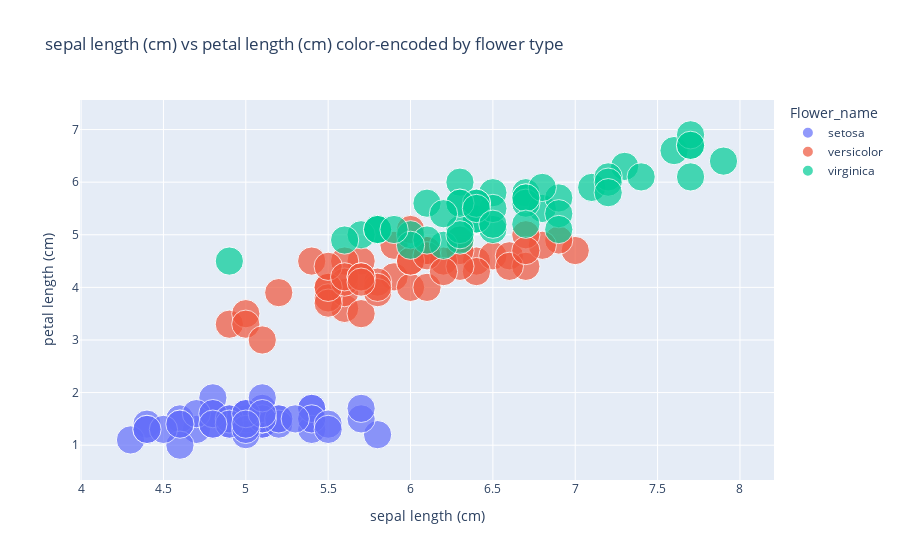

The notebook cell this image was saved under:
### Code cell
#Here we are going to draw scatter plot.
chart1 = px.scatter(iris_df,
                    x="sepal length (cm)",
                    y="petal length (cm)",
                    size=[.1]*150,
                    color="Flower_name",
                    title="sepal length (cm) vs petal length (cm) color-encoded by flower type"
                   )
chart1.show()

### Figure 1 — Plotly figure (JSON) as saved in the notebook; plotly's stock layout.template omitted (floating-point values rounded to 4 significant figures)
{"data": [{"hovertemplate": "Flower_name=setosa<br>sepal length (cm)=%{x}<br>petal length (cm)=%{y}<br>size=%{marker.size}<extra></extra>", "legendgroup": "setosa", "marker": {"color": "#636efa", "size": [0.1, 0.1, 0.1, 0.1, 0.1, 0.1, 0.1, 0.1, 0.1, 0.1, 0.1, 0.1, 0.1, 0.1, 0.1, 0.1, 0.1, 0.1, 0.1, 0.1, 0.1, 0.1, 0.1, 0.1, 0.1, 0.1, 0.1, 0.1, 0.1, 0.1, 0.1, 0.1, 0.1, 0.1, 0.1, 0.1, 0.1, 0.1, 0.1, 0.1, 0.1, 0.1, 0.1, 0.1, 0.1, 0.1, 0.1, 0.1, 0.1, 0.1], "sizemode": "area", "sizeref": 0.00025, "symbol": "circle"}, "mode": "markers", "name": "setosa", "orientation": "v", "showlegend": true, "type": "scatter", "x": [5.1, 4.9, 4.7, 4.6, 5, 5.4, 4.6, 5, 4.4, 4.9, 5.4, 4.8, 4.8, 4.3, 5.8, 5.7, 5.4, 5.1, 5.7, 5.1, 5.4, 5.1, 4.6, 5.1, 4.8, 5, 5, 5.2, 5.2, 4.7, 4.8, 5.4, 5.2, 5.5, 4.9, 5, 5.5, 4.9, 4.4, 5.1, 5, 4.5, 4.4, 5, 5.1, 4.8, 5.1, 4.6, 5.3, 5], "xaxis": "x", "y": [1.4, 1.4, 1.3, 1.5, 1.4, 1.7, 1.4, 1.5, 1.4, 1.5, 1.5, 1.6, 1.4, 1.1, 1.2, 1.5, 1.3, 1.4, 1.7, 1.5, 1.7, 1.5, 1, 1.7, 1.9, 1.6, 1.6, 1.5, 1.4, 1.6, 1.6, 1.5, 1.5, 1.4, 1.5, 1.2, 1.3, 1.4, 1.3, 1.5, 1.3, 1.3, 1.3, 1.6, 1.9, 1.4, 1.6, 1.4, 1.5, 1.4], "yaxis": "y"}, {"hovertemplate": "Flower_name=versicolor<br>sepal length (cm)=%{x}<br>petal length (cm)=%{y}<br>size=%{marker.size}<extra></extra>", "legendgroup": "versicolor", "marker": {"color": "#EF553B", "size": [0.1, 0.1, 0.1, 0.1, 0.1, 0.1, 0.1, 0.1, 0.1, 0.1, 0.1, 0.1, 0.1, 0.1, 0.1, 0.1, 0.1, 0.1, 0.1, 0.1, 0.1, 0.1, 0.1, 0.1, 0.1, 0.1, 0.1, 0.1, 0.1, 0.1, 0.1, 0.1, 0.1, 0.1, 0.1, 0.1, 0.1, 0.1, 0.1, 0.1, 0.1, 0.1, 0.1, 0.1, 0.1, 0.1, 0.1, 0.1, 0.1, 0.1], "sizemode": "area", "sizeref": 0.00025, "symbol": "circle"}, "mode": "markers", "name": "versicolor", "orientation": "v", "showlegend": true, "type": "scatter", "x": [7, 6.4, 6.9, 5.5, 6.5, 5.7, 6.3, 4.9, 6.6, 5.2, 5, 5.9, 6, 6.1, 5.6, 6.7, 5.6, 5.8, 6.2, 5.6, 5.9, 6.1, 6.3, 6.1, 6.4, 6.6, 6.8, 6.7, 6, 5.7, 5.5, 5.5, 5.8, 6, 5.4, 6, 6.7, 6.3, 5.6, 5.5, 5.5, 6.1, 5.8, 5, 5.6, 5.7, 5.7, 6.2, 5.1, 5.7], "xaxis": "x", "y": [4.7, 4.5, 4.9, 4, 4.6, 4.5, 4.7, 3.3, 4.6, 3.9, 3.5, 4.2, 4, 4.7, 3.6, 4.4, 4.5, 4.1, 4.5, 3.9, 4.8, 4, 4.9, 4.7, 4.3, 4.4, 4.8, 5, 4.5, 3.5, 3.8, 3.7, 3.9, 5.1, 4.5, 4.5, 4.7, 4.4, 4.1, 4, 4.4, 4.6, 4, 3.3, 4.2, 4.2, 4.2, 4.3, 3, 4.1], "yaxis": "y"}, {"hovertemplate": "Flower_name=virginica<br>sepal length (cm)=%{x}<br>petal length (cm)=%{y}<br>size=%{marker.size}<extra></extra>", "legendgroup": "virginica", "marker": {"color": "#00cc96", "size": [0.1, 0.1, 0.1, 0.1, 0.1, 0.1, 0.1, 0.1, 0.1, 0.1, 0.1, 0.1, 0.1, 0.1, 0.1, 0.1, 0.1, 0.1, 0.1, 0.1, 0.1, 0.1, 0.1, 0.1, 0.1, 0.1, 0.1, 0.1, 0.1, 0.1, 0.1, 0.1, 0.1, 0.1, 0.1, 0.1, 0.1, 0.1, 0.1, 0.1, 0.1, 0.1, 0.1, 0.1, 0.1, 0.1, 0.1, 0.1, 0.1, 0.1], "sizemode": "area", "sizeref": 0.00025, "symbol": "circle"}, "mode": "markers", "name": "virginica", "orientation": "v", "showlegend": true, "type": "scatter", "x": [6.3, 5.8, 7.1, 6.3, 6.5, 7.6, 4.9, 7.3, 6.7, 7.2, 6.5, 6.4, 6.8, 5.7, 5.8, 6.4, 6.5, 7.7, 7.7, 6, 6.9, 5.6, 7.7, 6.3, 6.7, 7.2, 6.2, 6.1, 6.4, 7.2, 7.4, 7.9, 6.4, 6.3, 6.1, 7.7, 6.3, 6.4, 6, 6.9, 6.7, 6.9, 5.8, 6.8, 6.7, 6.7, 6.3, 6.5, 6.2, 5.9], "xaxis": "x", "y": [6, 5.1, 5.9, 5.6, 5.8, 6.6, 4.5, 6.3, 5.8, 6.1, 5.1, 5.3, 5.5, 5, 5.1, 5.3, 5.5, 6.7, 6.9, 5, 5.7, 4.9, 6.7, 4.9, 5.7, 6, 4.8, 4.9, 5.6, 5.8, 6.1, 6.4, 5.6, 5.1, 5.6, 6.1, 5.6, 5.5, 4.8, 5.4, 5.6, 5.1, 5.1, 5.9, 5.7, 5.2, 5, 5.2, 5.4, 5.1], "yaxis": "y"}], "layout": {"autosize": true, "legend": {"itemsizing": "constant", "title": {"text": "Flower_name"}, "tracegroupgap": 0}, "title": {"text": "sepal length (cm) vs petal length (cm) color-encoded by flower type"}, "xaxis": {"anchor": "y", "autorange": true, "domain": [0, 1], "range": [3.992, 8.208], "title": {"text": "sepal length (cm)"}, "type": "linear"}, "yaxis": {"anchor": "x", "autorange": true, "domain": [0, 1], "range": [0.1819, 7.718], "title": {"text": "petal length (cm)"}, "type": "linear"}}}
